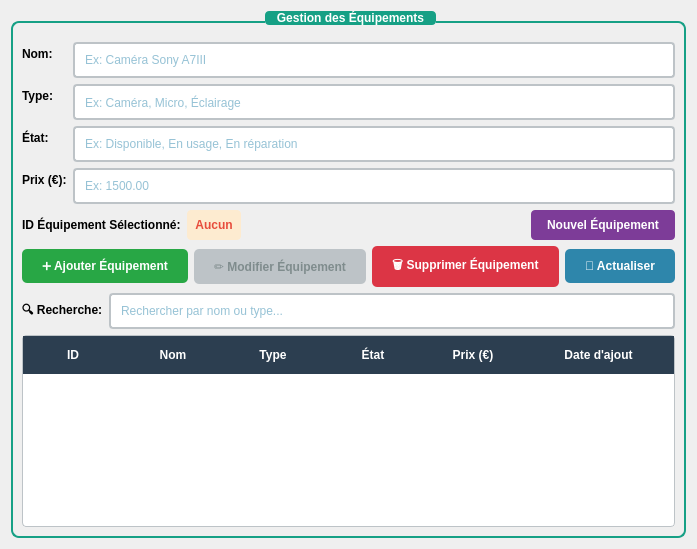
      <widget class="QWidget" name="equipementsPage">
       <layout class="QVBoxLayout" name="verticalLayout_10">
        <item>
         <widget class="QGroupBox" name="equipementsGroupBox">
          <property name="title">
           <string>Gestion des Équipements</string>
          </property>
          <property name="styleSheet">
           <string notr="true">QGroupBox {
    font-weight: bold;
    color: #2C3E50;
    border: 2px solid #16A085;
    border-radius: 8px;
    margin-top: 10px;
    padding-top: 10px;
}
QGroupBox::title {
    subcontrol-origin: margin;
    subcontrol-position: top center;
    padding: 0 10px;
    background-color: #16A085;
    color: white;
    border-radius: 4px;
}</string>
          </property>
          <layout class="QVBoxLayout" name="verticalLayout_11">
           <item>
            <layout class="QFormLayout" name="formLayout_5">
             <item row="0" column="0">
              <widget class="QLabel" name="label_38">
               <property name="text">
                <string>Nom:</string>
               </property>
               <property name="styleSheet">
                <string notr="true">font-weight: bold;</string>
               </property>
              </widget>
             </item>
             <item row="0" column="1">
              <widget class="QLineEdit" name="equipementNomEdit">
               <property name="placeholderText">
                <string>Ex: Caméra Sony A7III</string>
               </property>
               <property name="styleSheet">
                <string notr="true">QLineEdit {
    padding: 8px;
    border: 2px solid #BDC3C7;
    border-radius: 4px;
    background-color: white;
    color: #2E86AB;
}
QLineEdit:focus {
    border-color: #3498DB;
}</string>
               </property>
              </widget>
             </item>
             <item row="1" column="0">
              <widget class="QLabel" name="label_39">
               <property name="text">
                <string>Type:</string>
               </property>
               <property name="styleSheet">
                <string notr="true">font-weight: bold;</string>
               </property>
              </widget>
             </item>
             <item row="1" column="1">
              <widget class="QLineEdit" name="equipementTypeEdit">
               <property name="placeholderText">
                <string>Ex: Caméra, Micro, Éclairage</string>
               </property>
               <property name="styleSheet">
                <string notr="true">QLineEdit {
    padding: 8px;
    border: 2px solid #BDC3C7;
    border-radius: 4px;
    background-color: white;
    color: #2E86AB;
}
QLineEdit:focus {
    border-color: #3498DB;
}</string>
               </property>
              </widget>
             </item>
             <item row="2" column="0">
              <widget class="QLabel" name="label_40">
               <property name="text">
                <string>État:</string>
               </property>
               <property name="styleSheet">
                <string notr="true">font-weight: bold;</string>
               </property>
              </widget>
             </item>
             <item row="2" column="1">
              <widget class="QLineEdit" name="equipementEtatEdit">
               <property name="placeholderText">
                <string>Ex: Disponible, En usage, En réparation</string>
               </property>
               <property name="styleSheet">
                <string notr="true">QLineEdit {
    padding: 8px;
    border: 2px solid #BDC3C7;
    border-radius: 4px;
    background-color: white;
    color: #2E86AB;
}
QLineEdit:focus {
    border-color: #3498DB;
}</string>
               </property>
              </widget>
             </item>
             <item row="3" column="0">
              <widget class="QLabel" name="label_41">
               <property name="text">
                <string>Prix (€):</string>
               </property>
               <property name="styleSheet">
                <string notr="true">font-weight: bold;</string>
               </property>
              </widget>
             </item>
             <item row="3" column="1">
              <widget class="QLineEdit" name="equipementPrixEdit">
               <property name="placeholderText">
                <string>Ex: 1500.00</string>
               </property>
               <property name="styleSheet">
                <string notr="true">QLineEdit {
    padding: 8px;
    border: 2px solid #BDC3C7;
    border-radius: 4px;
    background-color: white;
    color: #2E86AB;
}
QLineEdit:focus {
    border-color: #3498DB;
}</string>
               </property>
              </widget>
             </item>
             <item row="4" column="0" colspan="2">
              <layout class="QHBoxLayout" name="horizontalLayout_16">
               <item>
                <widget class="QLabel" name="label_42">
                 <property name="text">
                  <string>ID Équipement Sélectionné:</string>
                 </property>
                 <property name="styleSheet">
                  <string notr="true">font-weight: bold;</string>
                 </property>
                </widget>
               </item>
               <item>
                <widget class="QLabel" name="selectedEquipementIdLabel">
                 <property name="text">
                  <string>Aucun</string>
                 </property>
                 <property name="styleSheet">
                  <string notr="true">font-weight: bold; color: #E74C3C; background-color: #FDEBD0; padding: 4px 8px; border-radius: 4px;</string>
                 </property>
                 <property name="alignment">
                  <set>Qt::AlignCenter</set>
                 </property>
                </widget>
               </item>
               <item>
                <spacer name="horizontalSpacer_6">
                 <property name="orientation">
                  <enum>Qt::Horizontal</enum>
                 </property>
                 <property name="sizeHint" stdset="0">
                  <size>
                   <width>40</width>
                   <height>20</height>
                  </size>
                 </property>
                </spacer>
               </item>
               <item>
                <widget class="QPushButton" name="clearEquipementFormBtn">
                 <property name="text">
                  <string>Nouvel Équipement</string>
                 </property>
                 <property name="styleSheet">
                  <string notr="true">QPushButton {
    background-color: #7D3C98;
    color: white;
    border: none;
    padding: 8px 16px;
    border-radius: 4px;
    font-weight: bold;
}
QPushButton:hover {
    background-color: #6C3483;
}
QPushButton:pressed {
    background-color: #5B2C6F;
}</string>
                 </property>
                </widget>
               </item>
              </layout>
             </item>
            </layout>
           </item>
           <item>
            <layout class="QHBoxLayout" name="horizontalLayout_17">
             <item>
              <widget class="QPushButton" name="addEquipementBtn">
               <property name="text">
                <string>➕ Ajouter Équipement</string>
               </property>
               <property name="styleSheet">
                <string notr="true">QPushButton {
    background-color: #28A745;
    color: white;
    border: none;
    padding: 10px 20px;
    border-radius: 5px;
    font-weight: bold;
}
QPushButton:hover {
    background-color: #218838;
}
QPushButton:pressed {
    background-color: #1E7E34;
}</string>
               </property>
              </widget>
             </item>
             <item>
              <widget class="QPushButton" name="editEquipementBtn">
               <property name="enabled">
                <bool>false</bool>
               </property>
               <property name="text">
                <string>✏️ Modifier Équipement</string>
               </property>
               <property name="styleSheet">
                <string notr="true">QPushButton {
    background-color: #FFC107;
    color: #212529;
    border: none;
    padding: 10px 20px;
    border-radius: 5px;
    font-weight: bold;
}
QPushButton:hover {
    background-color: #E0A800;
}
QPushButton:pressed {
    background-color: #D39E00;
}
QPushButton:disabled {
    background-color: #BDC3C7;
    color: #7F8C8D;
}</string>
               </property>
              </widget>
             </item>
             <item>
              <widget class="QPushButton" name="deleteEquipementBtn">
               <property name="text">
                <string>🗑️ Supprimer Équipement</string>
               </property>
               <property name="styleSheet">
                <string notr="true">QPushButton {
    background-color: #DC3545;
    color: white;
    border: none;
    padding: 10px 20px;
    border-radius: 5px;
    font-weight: bold;
}
QPushButton:hover {
    background-color: #C82333;
}
QPushButton:pressed {
    background-color: #BD2130;
}</string>
               </property>
              </widget>
             </item>
             <item>
              <widget class="QPushButton" name="refreshEquipementTableBtn">
               <property name="text">
                <string>🔄 Actualiser</string>
               </property>
               <property name="styleSheet">
                <string notr="true">QPushButton {
    background-color: #2E86AB;
    color: white;
    border: none;
    padding: 10px 20px;
    border-radius: 5px;
    font-weight: bold;
}
QPushButton:hover {
    background-color: #266D8F;
}
QPushButton:pressed {
    background-color: #1F5A7A;
}</string>
               </property>
              </widget>
             </item>
            </layout>
           </item>
           <item>
            <layout class="QHBoxLayout" name="horizontalLayout_18">
             <item>
              <widget class="QLabel" name="label_43">
               <property name="text">
                <string>🔍 Recherche:</string>
               </property>
               <property name="styleSheet">
                <string notr="true">font-weight: bold; font-size: 12px;</string>
               </property>
              </widget>
             </item>
             <item>
              <widget class="QLineEdit" name="searchEquipementLineEdit">
               <property name="placeholderText">
                <string>Rechercher par nom ou type...</string>
               </property>
               <property name="styleSheet">
                <string notr="true">QLineEdit {
    padding: 8px;
    border: 2px solid #BDC3C7;
    border-radius: 4px;
    background-color: white;
    color: #2E86AB;
}
QLineEdit:focus {
    border-color: #3498DB;
}</string>
               </property>
              </widget>
             </item>
            </layout>
           </item>
           <item>
            <widget class="QTableWidget" name="equipementTable">
             <property name="styleSheet">
              <string notr="true">QTableWidget {
    background-color: white;
    alternate-background-color: #F8F9FA;
    selection-background-color: #16A085;
    selection-color: white;
    gridline-color: #BDC3C7;
    border: 1px solid #BDC3C7;
    border-radius: 4px;
}
QTableWidget::item {
    padding: 8px;
    border-bottom: 1px solid #ECF0F1;
    color: #2E86AB;
}
QTableWidget::item:selected {
    background-color: #16A085;
    color: white;
}
QHeaderView::section {
    background-color: #2C3E50;
    color: white;
    padding: 10px;
    border: none;
    font-weight: bold;
}</string>
             </property>
             <property name="editTriggers">
              <set>QAbstractItemView::NoEditTriggers</set>
             </property>
             <property name="selectionMode">
              <enum>QAbstractItemView::SingleSelection</enum>
             </property>
             <property name="selectionBehavior">
              <enum>QAbstractItemView::SelectRows</enum>
             </property>
             <property name="showGrid">
              <bool>true</bool>
             </property>
             <property name="gridStyle">
              <enum>Qt::SolidLine</enum>
             </property>
             <property name="alternatingRowColors">
              <bool>true</bool>
             </property>
             <property name="sortingEnabled">
              <bool>true</bool>
             </property>
             <attribute name="horizontalHeaderHighlightSections">
              <bool>false</bool>
             </attribute>
             <attribute name="horizontalHeaderStretchLastSection">
              <bool>true</bool>
             </attribute>
             <column>
              <property name="text">
               <string>ID</string>
              </property>
             </column>
             <column>
              <property name="text">
               <string>Nom</string>
              </property>
             </column>
             <column>
              <property name="text">
               <string>Type</string>
              </property>
             </column>
             <column>
              <property name="text">
               <string>État</string>
              </property>
             </column>
             <column>
              <property name="text">
               <string>Prix (€)</string>
              </property>
             </column>
             <column>
              <property name="text">
               <string>Date d'ajout</string>
              </property>
             </column>
            </widget>
           </item>
          </layout>
         </widget>
        </item>
       </layout>
      </widget>
